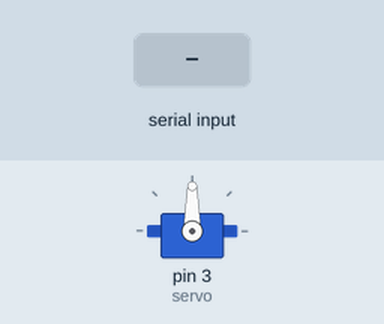
Simulated run of this sketch. Board: Arduino Uno, built with avr-gcc and run on an emulated ATmega328P. Parts: servo. The test bench sets the inputs (shaded band). What the sketch prints to the serial monitor is not drawn.

Above: at 1.2 s.
1.3 s: byte 30 received over Serial
At 2.5 s:
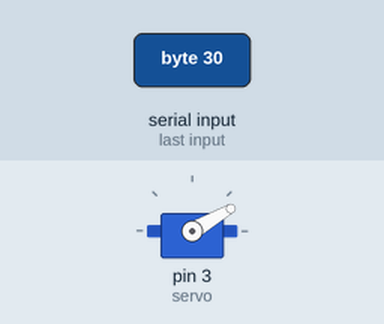
2.8 s: byte 120 received over Serial
At 3.7 s:
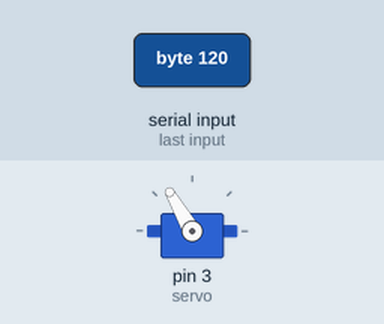
Timing chart, 0 to 5.8 s (numbered marks = the images above; inputs shaded):
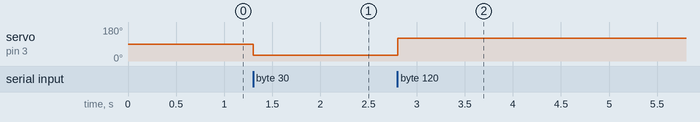

The sketch:

Ball_Balance.ino
```cpp
int data=90;
#include <Servo.h>
Servo servo;
void setup() {
Serial.begin(115200); // set the baud rate
Serial.println("Ready"); // print "Ready" once
servo.attach(3);
}
void loop() {
if (Serial.available()){
  data = Serial.read();
}
//Serial.println(data);
servo.write(data);
delay(10);
}
```

Measured:
- after the input at 1.3 s, servo on pin 3 (servo): 90° → 30° at once
- after the input at 2.8 s, servo on pin 3 (servo): 30° → 120° at once
